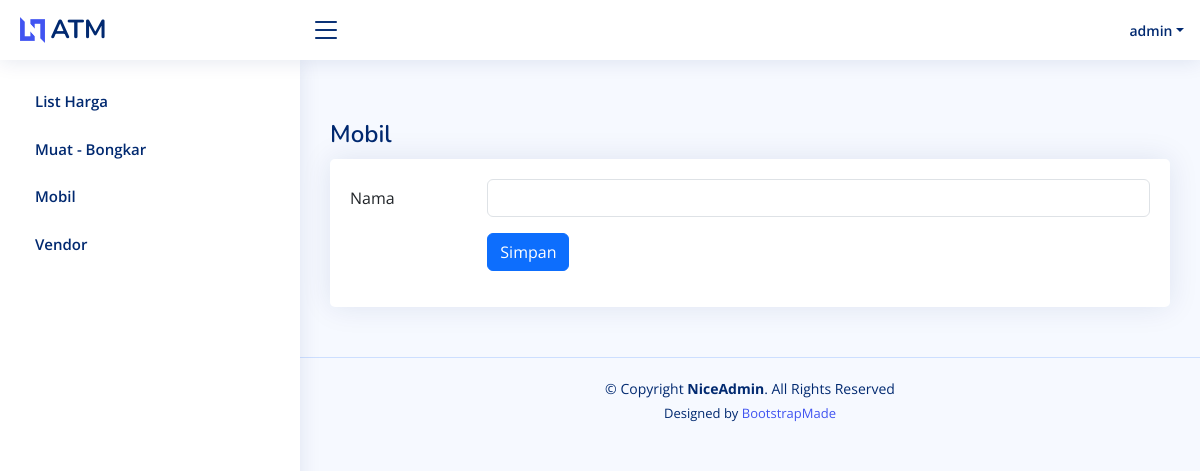
Before: /upsert_mobil.php?q=ed0ed3a8-4560-11ef-8367-220b742ac1dc (signed in) with the older database file.
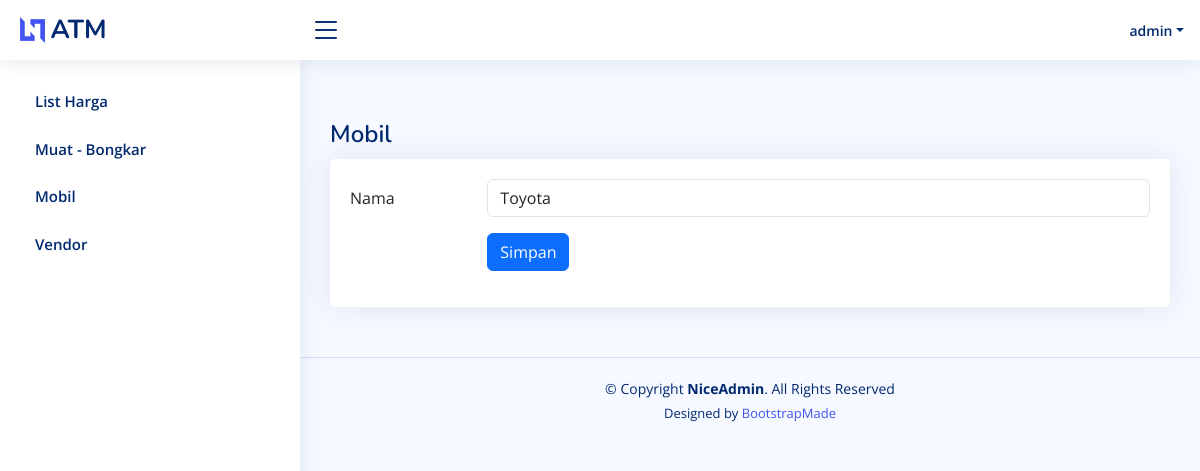
After: the same page with the newer database file.
### tables this page shows
CREATE TABLE `mobil` (
  `id` int(11) NOT NULL,
  `created_date` timestamp NOT NULL DEFAULT current_timestamp(),
  `modified_date` timestamp NOT NULL DEFAULT current_timestamp() ON UPDATE current_timestamp(),
  `secure_id` varchar(52) NOT NULL,
  `nama` varchar(100) NOT NULL
);

### api/detail_mobil.php (called while the page is built, shortened)
<?php
require 'config/db.php';
if ($_SERVER["REQUEST_METHOD"] == "GET") {
    try{
        if(isset($_GET['q'])) {
            $secure_id = htmlspecialchars($_GET['q']);
            $sql = 'SELECT * FROM mobil WHERE secure_id = :secure_id';
            $stmt = $db->prepare($sql);
            $stmt->bindParam(':secure_id', $secure_id, PDO::PARAM_STR);
            $stmt->execute();
            $mobil = $stmt->fetch(PDO::FETCH_ASSOC);
        }
    } catch(PDOException $e){
        echo "Connection failed: " . $e->getMessage();
    }
}
?>

### upsert_mobil.php (the view, shortened to what this page needs)
<?php
require 'layout/header.php';
require 'layout/navbar.php';
require 'layout/sidebar.php';
require 'api/detail_mobil.php';
?>
  <main id="main" class="main">
    <div class="pagetitle">
      <h1>Mobil</h1>
    </div>
    <section class="section">
      <div class="row">
        <div class="col-12">
          <div class="card">
            <div class="card-body">
              <form method="post" action="api/upsert_mobil.php">
                <div class="row mb-3">
                  <label for="inputText" class="col-sm-2 col-form-label">Nama</label>
                  <div class="col-sm-10">
                    <input type="text" class="form-control" name="nama" value="<?php if(isset($mobil['nama'])){echo $mobil['nama'];}?>">
                  </div>
                </div>
                <div class="row mb-3">
                  <label class="col-sm-2 col-form-label"></label>
                  <div class="col-sm-10">
                    <button type="submit" class="btn btn-primary">Simpan</button>
                  </div>
                </div>
              </form>
            </div>
          </div>
        </div>
      </div>
    </section>
  </main>
  <?php
  require 'layout/footer.php';

Changed rows visible on the page:
added mobil: nama "Toyota"
